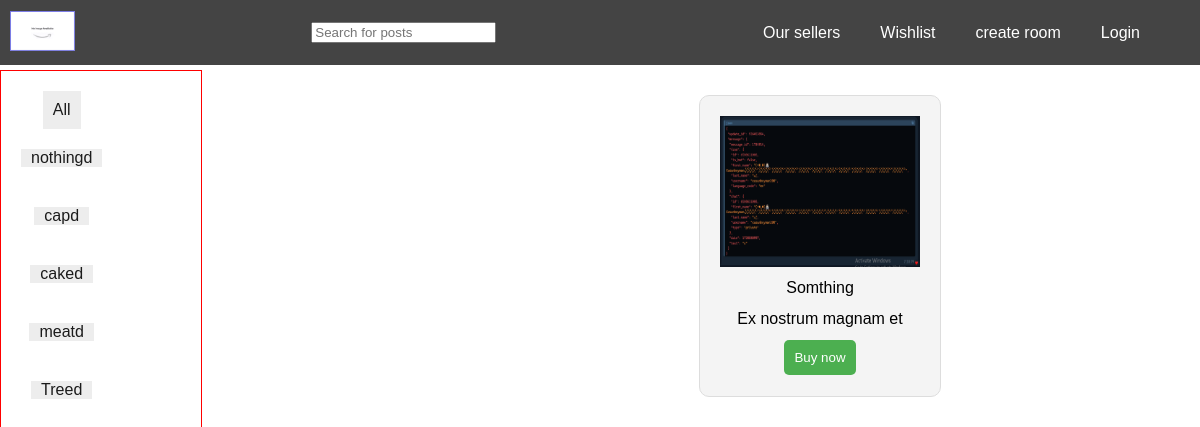
Screenshot of /?q=nothing with the database file from the repository.
### base/models.py (models this page shows, shortened)
class Topic(models.Model):
    name = models.CharField(max_length=100)

class Product(models.Model):
    objects = None
    name = models.CharField(max_length=100)
    catogory = models.ForeignKey(Topic, on_delete=models.CASCADE, null=True)
    description = models.TextField(blank=True,null=True)
    creator = models.ForeignKey(User, on_delete=models.CASCADE,null=True)
    price = models.FloatField()
    currency = models.ForeignKey(Currency, on_delete=models.CASCADE, null=True)
    image = models.ImageField(default='../static/media/images/user.png',blank=True, null=True,upload_to='images/')
    updated = models.DateTimeField(auto_now=True)
    created = models.DateTimeField(auto_now_add=True)

### base/views.py (the view)
# urls.py: path('', views.home, name='home'),
def home(request):
    q = request.GET.get('q') if request.GET.get('q') is not None else ''
    rooms = Product.objects.filter(Q(catogory__name__icontains=q) | Q(name__icontains=q) | Q(description__icontains=q))
    room_count = rooms.count()
    products = Product.objects.all()
    topic = Topic.objects.all()[:5]
    content = {'products': products, 'rooms': rooms,'topic':topic,'room_count':room_count}
    return render(request, 'base/products.html', content)

### base/templates/base/products.html (shortened to what this page needs)
{% extends 'main.html' %}
{% block content %}
    {% include 'navbar.html' %}
    {% include 'base/topics.html' %}
 <section onclick="closeNav()" class="products" style="width: 1200px;margin-left: 200px" id="products">
        {% for product in rooms %}
        <div style="display: flex;flex-direction: column;height: 260px" class="product-item">
            <a href="{% url 'product' product.id %}">
                {% if product.image %}
                    <img style="overflow: hidden;scroll-margin-block-start:;position:relative;z-index: 30;width: 200px; height: 151px" class="product_img" src="{{ product.image.url }}">
                {% else %}
                    <img style="width: 200px; height: 151px" class="product_img" alt="Product" src="static/media/images/img_1.png">
                {% endif %}
            </a>
            <p style="height: 40px;">{{ product.name }}</p>
            <p style="height: 40px">{{ product.description }}</p>
            <div style="display: flex;justify-content: space-around;height: 80px">
                <a href="{% url 'product' product.id %}"><button>Buy now</button></a>
            </div>
        </div>
        {% endfor %}
    </section>
{% endblock %}

### base/templates/base/topics.html
<div style="height: 100%;position: absolute;display: flex;top:70px;left: 0;width: 200px;;border: 1px solid red;align-items: start">
    <div style="display:flex;align-items: center;justify-content: center;flex-direction: column;">
        <a style="margin-top: 20px;padding: 10px;background: rgba(0,0,0,0.07);" href="{% url 'home' %}">All</a>
        {% for topics in topic %}
                <div style="margin: 20px">
                    <a style="padding: 10px;background: rgba(0,0,0,0.07);" href="{% url 'home' %}?q={{ topics.name }}">{{ topics.name }}<span>d</span></a>
                </div>
        {% endfor %}
    </div>
</div>

### static/style/style.css (style rules this page uses)
body { font-family: Arial, sans-serif; margin: 0; padding: 0; }
*:not(.product) { overflow: auto; }
a { text-decoration: none; color: #1b1b1b; }
a { text-decoration: none; }
.products { display: flex; flex-wrap: wrap; justify-content: center; padding: 20px; }
.product-item { background-color: #f4f4f4; border: 1px solid #ddd; border-radius: 10px; margin: 10px; padding: 20px; overflow: hidden; width: 200px; text-align: center; }
.product-item p { margin: 5px 0; }
.product-item button { background-color: #4CAF50; color: white; border: none; border-radius: 5px; padding: 10px; margin: 5px; cursor: pointer; }

### rows the page displays
Topic: name "nothing"
Topic: name "cap"
Topic: name "cake"
Topic: name "meat"
Topic: name "Tree"
Product: image (picture), name "Somthing", description "Ex nostrum magnam et"
